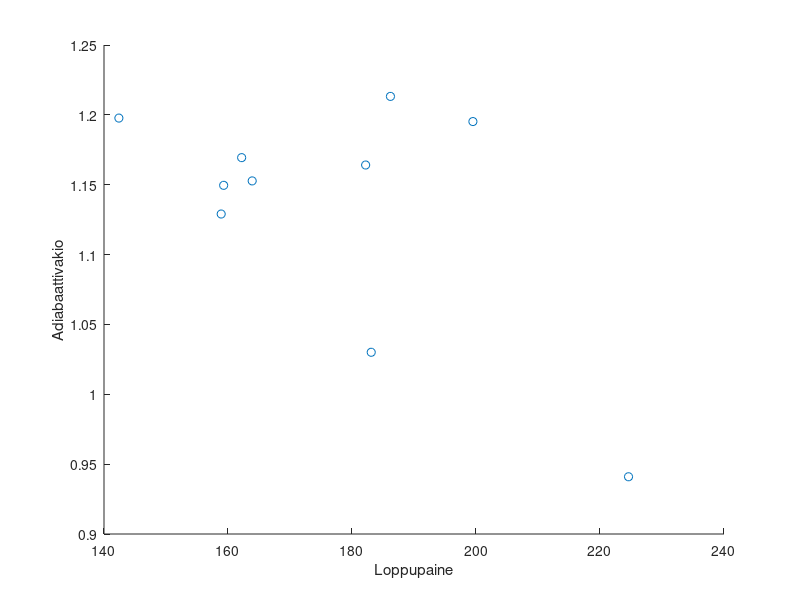
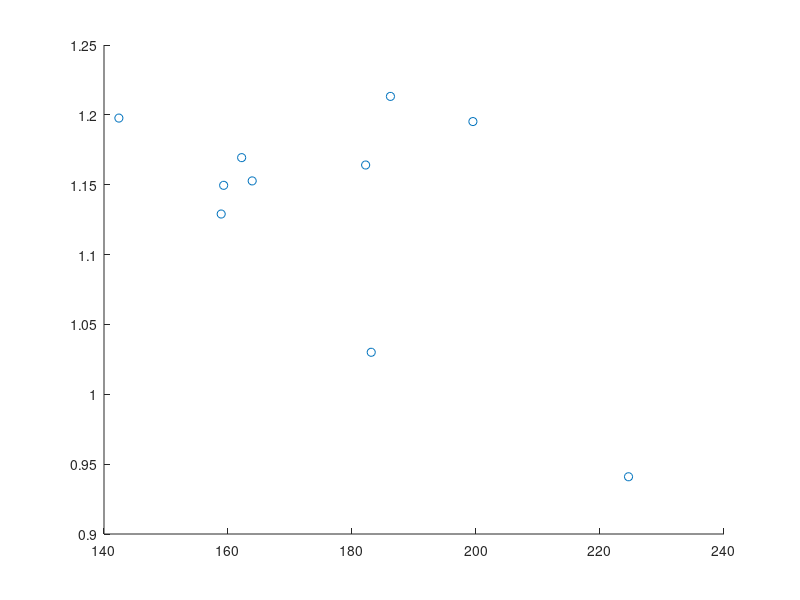

MATLAB code to generate these figures, in order: (Note: this script raises an error after producing the figures.)
load carsmall

p1 = 102.9;
h1 = [98 78 60 51 97 82 64 49 37 70];
h2 = [63 45 44 26 64 44 41 31 12 40];
p2 = [163.9 186.2 142.4 183.1 159.3 199.5 162.2 158.9 224.6 182.2];

Vp = 500*2^2*pi;

V = @(h) Vp + h*16.5^2*pi;
vakio = @(p1_, p2_, V1_, V2_) log(p2_/p1_)/log(V1_/V2_);

vakiot = [];

for i=1:length(p2)
    V1 = V(h1(i));
    V2 = V(h2(i));
    gamma = vakio(p1, p2(i), V1, V2);
    vakiot = [vakiot gamma];
end

vakiot
scatter(p2, vakiot)
xlabel('Loppupaine')
ylabel('Adiabaattivakio')

figure
scatter(p2, vakiot)
hold on
lm = fitlm(p2, vakiot, 'linear')
plot(lm)

xlabel('Loppupaine')
ylabel('Adiabaattivakio')
title('')


